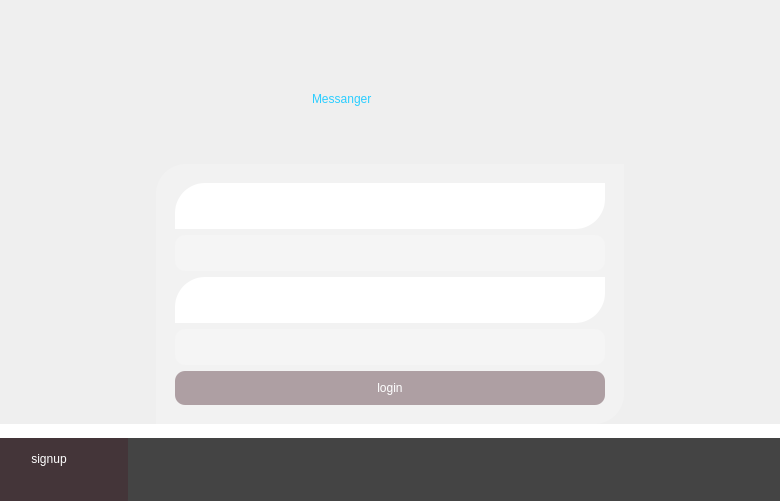
<?xml version="1.0" encoding="UTF-8"?>
<ui version="4.0">
 <class>welcom</class>
 <widget class="QDialog" name="welcom">
  <property name="geometry">
   <rect>
    <x>0</x>
    <y>0</y>
    <width>780</width>
    <height>501</height>
   </rect>
  </property>
  <property name="windowTitle">
   <string>Dialog</string>
  </property>
  <layout class="QVBoxLayout" name="verticalLayout" stretch="14,2">
   <property name="spacing">
    <number>0</number>
   </property>
   <property name="leftMargin">
    <number>0</number>
   </property>
   <property name="topMargin">
    <number>0</number>
   </property>
   <property name="rightMargin">
    <number>0</number>
   </property>
   <property name="bottomMargin">
    <number>0</number>
   </property>
   <item>
    <widget class="QWidget" name="widget_2" native="true">
     <property name="styleSheet">
      <string notr="true">background-image: url(:/Desktop.png);
background-image: url(:/new/prefix1/Desktop.png);</string>
     </property>
     <layout class="QVBoxLayout" name="verticalLayout_2" stretch="1,3,6,0">
      <property name="spacing">
       <number>0</number>
      </property>
      <property name="leftMargin">
       <number>0</number>
      </property>
      <property name="topMargin">
       <number>0</number>
      </property>
      <property name="rightMargin">
       <number>0</number>
      </property>
      <property name="bottomMargin">
       <number>0</number>
      </property>
      <item>
       <layout class="QHBoxLayout" name="horizontalLayout_3" stretch="10,10,1,1">
        <property name="spacing">
         <number>0</number>
        </property>
        <item>
         <spacer name="horizontalSpacer_5">
          <property name="orientation">
           <enum>Qt::Horizontal</enum>
          </property>
          <property name="sizeHint" stdset="0">
           <size>
            <width>40</width>
            <height>20</height>
           </size>
          </property>
         </spacer>
        </item>
        <item>
         <spacer name="horizontalSpacer_6">
          <property name="orientation">
           <enum>Qt::Horizontal</enum>
          </property>
          <property name="sizeHint" stdset="0">
           <size>
            <width>40</width>
            <height>20</height>
           </size>
          </property>
         </spacer>
        </item>
        <item>
         <widget class="QPushButton" name="pushButton">
          <property name="minimumSize">
           <size>
            <width>10</width>
            <height>10</height>
           </size>
          </property>
          <property name="styleSheet">
           <string notr="true">QPushButton::hover
{
	background-color: rgb(225, 225, 225,255);
}
</string>
          </property>
          <property name="text">
           <string/>
          </property>
          <property name="icon">
           <iconset resource="project-resource.qrc">
            <normaloff>:/new/prefix1/standard/minus.png</normaloff>:/new/prefix1/standard/minus.png</iconset>
          </property>
          <property name="flat">
           <bool>true</bool>
          </property>
         </widget>
        </item>
        <item>
         <widget class="QPushButton" name="pushButton_2">
          <property name="minimumSize">
           <size>
            <width>10</width>
            <height>10</height>
           </size>
          </property>
          <property name="mouseTracking">
           <bool>true</bool>
          </property>
          <property name="styleSheet">
           <string notr="true">QPushButton{
border:none;
background:rgb(218, 158, 255,0);
	color: rgb(198, 107, 255);
padding: 10px;
}
QPushButton::hover
{
	background-color: red;
}</string>
          </property>
          <property name="text">
           <string/>
          </property>
          <property name="icon">
           <iconset resource="project-resource.qrc">
            <normaloff>:/new/prefix1/standard/delete.png</normaloff>:/new/prefix1/standard/delete.png</iconset>
          </property>
          <property name="default">
           <bool>false</bool>
          </property>
          <property name="flat">
           <bool>false</bool>
          </property>
         </widget>
        </item>
       </layout>
      </item>
      <item>
       <layout class="QHBoxLayout" name="horizontalLayout" stretch="6,4,5">
        <property name="spacing">
         <number>0</number>
        </property>
        <item>
         <spacer name="horizontalSpacer">
          <property name="orientation">
           <enum>Qt::Horizontal</enum>
          </property>
          <property name="sizeType">
           <enum>QSizePolicy::Preferred</enum>
          </property>
          <property name="sizeHint" stdset="0">
           <size>
            <width>40</width>
            <height>20</height>
           </size>
          </property>
         </spacer>
        </item>
        <item>
         <widget class="QLabel" name="label">
          <property name="styleSheet">
           <string notr="true">font: 900 14pt &quot;Segoe UI Black&quot;;
font: 900 18pt &quot;Segoe UI Black&quot;;
color: rgb(255, 255, 255);
background: rgb(255, 255, 255,0);
color: rgb(0, 85, 255);
color: rgb(42, 205, 255);</string>
          </property>
          <property name="text">
           <string>Messanger</string>
          </property>
         </widget>
        </item>
        <item>
         <spacer name="horizontalSpacer_2">
          <property name="orientation">
           <enum>Qt::Horizontal</enum>
          </property>
          <property name="sizeType">
           <enum>QSizePolicy::Preferred</enum>
          </property>
          <property name="sizeHint" stdset="0">
           <size>
            <width>40</width>
            <height>20</height>
           </size>
          </property>
         </spacer>
        </item>
       </layout>
      </item>
      <item>
       <layout class="QHBoxLayout" name="horizontalLayout_2" stretch="1,3,1">
        <item>
         <spacer name="horizontalSpacer_3">
          <property name="orientation">
           <enum>Qt::Horizontal</enum>
          </property>
          <property name="sizeHint" stdset="0">
           <size>
            <width>40</width>
            <height>20</height>
           </size>
          </property>
         </spacer>
        </item>
        <item>
         <widget class="QGroupBox" name="groupBox">
          <property name="styleSheet">
           <string notr="true">padding: 10px;
background-image: url(:/Desktop.pngz);
background-color: rgba(255, 255, 255, 50);
border-top-left-radius:30px;
border-bottom-right-radius:30px;</string>
          </property>
          <property name="title">
           <string/>
          </property>
          <layout class="QVBoxLayout" name="verticalLayout_3">
           <item>
            <widget class="QLabel" name="label_2">
             <property name="styleSheet">
              <string notr="true">background: rgb(255, 255, 255,1);
font: 900 10pt &quot;Segoe UI Black&quot;;
color: rgb(255, 255, 255,255);
color: rgb(255, 255, 255);</string>
             </property>
             <property name="text">
              <string>username</string>
             </property>
            </widget>
           </item>
           <item>
            <widget class="QLineEdit" name="lineEdit">
             <property name="styleSheet">
              <string notr="true">border-radius:10px;</string>
             </property>
            </widget>
           </item>
           <item>
            <widget class="QLabel" name="label_3">
             <property name="styleSheet">
              <string notr="true">background: rgb(255, 255, 255,1);
font: 900 10pt &quot;Segoe UI Black&quot;;
color: rgb(255, 255, 255,255);
color: rgb(255, 255, 255);</string>
             </property>
             <property name="text">
              <string>password</string>
             </property>
            </widget>
           </item>
           <item>
            <widget class="QLineEdit" name="lineEdit_2">
             <property name="styleSheet">
              <string notr="true">border-top-left-radius:0px;
border-bottom-right-radius:0px;
border-radius:10px;</string>
             </property>
             <property name="echoMode">
              <enum>QLineEdit::Password</enum>
             </property>
            </widget>
           </item>
           <item>
            <widget class="QPushButton" name="loginbuttom">
             <property name="enabled">
              <bool>true</bool>
             </property>
             <property name="styleSheet">
              <string notr="true">
QPushButton{
font: 700 10pt &quot;Segoe UI&quot;;
alternate-background: rgb(255, 255, 255);
font: 600 18pt &quot;Segoe UI&quot;;
color: rgb(255, 255, 255);
background: rgb(70, 30, 40,100);
padding: 10px;
border-radius:10px;
}</string>
             </property>
             <property name="text">
              <string>login</string>
             </property>
            </widget>
           </item>
          </layout>
         </widget>
        </item>
        <item>
         <spacer name="horizontalSpacer_4">
          <property name="orientation">
           <enum>Qt::Horizontal</enum>
          </property>
          <property name="sizeHint" stdset="0">
           <size>
            <width>40</width>
            <height>20</height>
           </size>
          </property>
         </spacer>
        </item>
       </layout>
      </item>
      <item>
       <layout class="QGridLayout" name="gridLayout">
        <item row="0" column="0">
         <widget class="QLabel" name="label_4">
          <property name="styleSheet">
           <string notr="true">background: rgb(255, 255, 255,1);
font: 900 8pt &quot;Segoe UI Black&quot;;
color: rgb(255, 255, 255,255);
color: rgb(255, 255, 255);</string>
          </property>
          <property name="text">
           <string>Dont have an account ?</string>
          </property>
         </widget>
        </item>
       </layout>
      </item>
     </layout>
    </widget>
   </item>
   <item>
    <widget class="QWidget" name="widget" native="true">
     <property name="styleSheet">
      <string notr="true">background-color: rgb(68, 68, 68);
color: rgb(68, 68, , 68);</string>
     </property>
     <widget class="QPushButton" name="signupbutton_2">
      <property name="enabled">
       <bool>true</bool>
      </property>
      <property name="geometry">
       <rect>
        <x>-30</x>
        <y>-30</y>
        <width>158</width>
        <height>101</height>
       </rect>
      </property>
      <property name="cursor">
       <cursorShape>ArrowCursor</cursorShape>
      </property>
      <property name="mouseTracking">
       <bool>true</bool>
      </property>
      <property name="tabletTracking">
       <bool>false</bool>
      </property>
      <property name="acceptDrops">
       <bool>false</bool>
      </property>
      <property name="statusTip">
       <string/>
      </property>
      <property name="whatsThis">
       <string/>
      </property>
      <property name="styleSheet">
       <string notr="true">QPushButton::hover
{
	background-color: rgb(225, 225, 225);
}
QPushButton{
font: 700 10pt &quot;Segoe UI&quot;;
alternate-background: rgb(255, 255, 255);
font: 600 16pt &quot;Segoe UI&quot;;
color: rgb(255, 255, 255);
background: rgb(70, 30, 40,100);
padding: 10px;
border-radius:10px;
}</string>
      </property>
      <property name="text">
       <string>signup</string>
      </property>
      <property name="autoDefault">
       <bool>false</bool>
      </property>
      <property name="flat">
       <bool>true</bool>
      </property>
     </widget>
    </widget>
   </item>
  </layout>
 </widget>
 <resources>
  <include location="project-resource.qrc"/>
 </resources>
 <connections/>
</ui>
